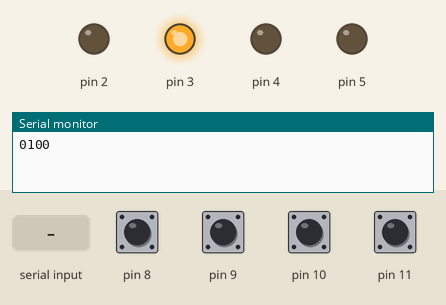
Simulated run of this sketch. Board: Arduino Uno, built with avr-gcc and run on an emulated ATmega328P. Parts: output pins drawn as LEDs (lit = HIGH), the last lines printed to the serial monitor. Inputs (shaded band) come from the test bench; at power-on: pin 8–11 HIGH. Random numbers use the default seed unless the sketch sets one.

Above: at 1.2 s.
1.3 s: byte 30 received over Serial
At 2.4 s:
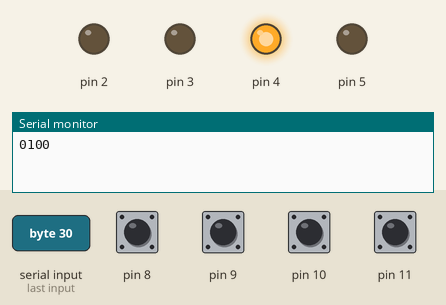
4.3 s: pin 8 pulled LOW for 1 s
7.3 s: pin 9 pulled LOW for 0.15 s
At 8.6 s:
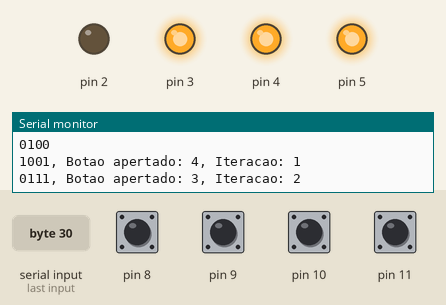
8.9 s: pin 10 pulled LOW for 0.15 s
At 14.7 s:
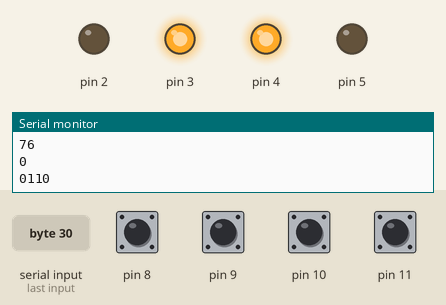
15.0 s: pin 11 pulled LOW for 0.15 s
At 15.9 s:
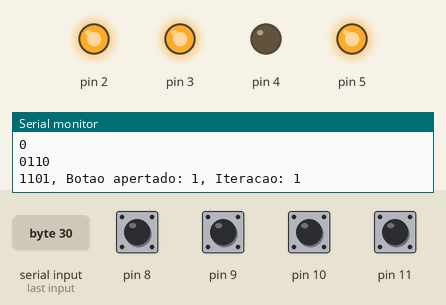
16.6 s: pin 9 pulled LOW for 1 s
At 18.4 s:
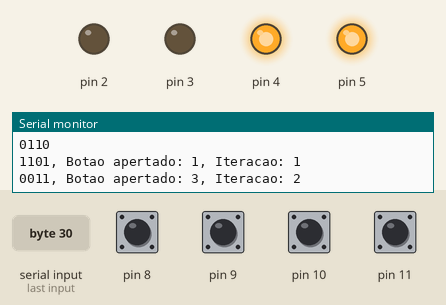
Timing chart, 0 to 19.9 s (numbered marks = the images above; inputs shaded):
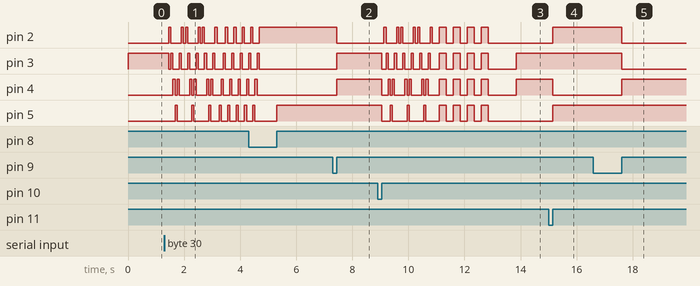

Measured:
- after the input at 1.3 s, pin 3: HIGH → LOW after 0.15 s, then moves between LOW and HIGH, repeating every 1.3 s
- after the input at 7.3 s, pin 2: HIGH → LOW after 0.15 s; pin 3, pin 4: LOW → HIGH after 0.15 s
- after the input at 8.9 s, pin 2: LOW → HIGH after 0.23 s, then repeats every 0.60 s: LOW 0.38 s, HIGH 0.08 s, LOW 0.08 s, HIGH 0.08 s; pin 5: goes LOW 0.30 s, 3 × (HIGH 0.08 s, LOW 0.53 s), 3 × (HIGH 0.25 s, LOW 0.25 s), HIGH 0.25 s, then LOW, starting after 0.15 s
- after the input at 15.0 s, pin 2, pin 5: LOW → HIGH after 0.15 s; pin 4: HIGH → LOW after 0.15 s
- after the input at 16.6 s, pin 2, pin 3: HIGH → LOW after 1.0 s; pin 4: LOW → HIGH after 1.0 s

The sketch:

jogoled_botao.ino
```cpp
  //vars
  bool leds[4]; //quantidade de LEDs
  char aperta; //variavel para mostrar o botao apertado
  char conta = 4; // Para entrar no while
  int iter; //quantidade de iterações
  char msec = 75; //delay das animações em ms
  //https://docs.arduino.cc/tutorials/generic/digital-input-pullup

  //limites de jogadas
  int max = 15; //Valor inclusivo (exemplo: max > 10 e não max == 10)

  void setup()
  {
    Serial.begin(9600); //debug
    randomSeed(analogRead(0));

    //pinos do LED
    pinMode(2, OUTPUT);
    pinMode(3, OUTPUT);
    pinMode(4, OUTPUT);
    pinMode(5, OUTPUT);

    //pinos de botão
    pinMode(8, INPUT_PULLUP);
    pinMode(9, INPUT_PULLUP);
    pinMode(10, INPUT_PULLUP);
    pinMode(11, INPUT_PULLUP);
  }

  void loop()
  {
    while(conta == 4) // Para não começar zerado
      inicia_leds();

    //reseta toda vez que completa
    iter = 0; //debug
    conta = 0; //contagem de leds apagados

    while (conta != 4) //jogo
    {
      delay(125); //debounce
      jogo(); //polling dos botões
      check_leds(); //conta os leds apagados
      test(); //teste serial
      PORTC = iter;

      if(iter > max)
        break; //se passar o máximo de jogadas, força saida
    }

    if(conta == 4) //se conseguir zerar os leds
    {
    Serial.println("Voce conseguiu!!!!!!");
    anim();
    }

    if(iter > max && conta != 4) //se não conseguir zerar os leds
    {
      for (int i = 0 ; i < 10 ; i++ )
      {
      PORTD = B00100000;
      PORTC = 0;
      delay(msec);
      PORTD = 0;
      PORTC = 255;
      delay(msec);
      }
      delay(1000);
    }

    inicia_leds();  //Reseta
  }

  void test(){
    if (Serial.available() > 0)
    {
      anim_1c();
      anim_2a();
      char lixo = Serial.read();
    }
  }

  void inicia_leds()
  {

    for (int i; i < 4; i++)
    {
      leds[i] = random(0, 2);
      digitalWrite(i + 2, leds[i]);
      Serial.print(leds[i]);
    }

    Serial.println();
    check_leds();

  }

  void jogo()
  {
    //aperta = random(8, 12);  //simula o botão


    for (int i = 0 ; i < 4 ; i++)
    {
      if (digitalRead(11 - i) == LOW) //"11-i" se ao contrario
      {
        aperta = i + 1;
        while (digitalRead(11 - i) == LOW) {}; //não continuar se ficar segurando
        //"11-i" se ao contrario
        troca(3 - i);
      }
    }

    /*if (digitalRead(8) == LOW)
      {
      while (digitalRead(8) == LOW) {}; //não continuar se ficar segurando
      troca(3);
      }

      if (digitalRead(9) == LOW)
      {
      while (digitalRead(9) == LOW) {}; //não continuar se ficar segurando
      troca(2);
      }

      if (digitalRead(10) == LOW)
      {
      while (digitalRead(10) == LOW) {}; //não continuar se ficar segurando
      troca(1);
      }

      if (digitalRead(11) == LOW)
      {
      while (digitalRead(11) == LOW) {}; //não continuar se ficar segurando
      troca(0);
      }*/
  }

  void troca(int x)
  {
    //LED adjacente lado esquerdo
    if (x - 1 < 0)
    {
      leds[3] = !leds[3];
    }
    else
    {
      leds[x - 1] = !leds[x - 1];
    }

    //LED botão
    leds[x] = !leds[x];

    //LED adjacente lado direito
    if (x + 1 > 3)
    {
      leds[0] = !leds[0];
    }
    else
    {
      leds[x + 1] = !leds[x + 1];
    }

    //Preencher LEDs
    for (int i = 0; i < 4; i++)
    {
      Serial.print(leds[i]);
      digitalWrite(i + 2, leds[i]);
    }

    //debug
    iter++;
    Serial.print(", Botao apertado: ");
    Serial.print(aperta,DEC);
    Serial.print(", Iteracao: ");
    Serial.print(iter);
    Serial.println();
  }

  void check_leds()
  {
    conta = 0;
    for (int i = 0; i < 4; i++) {
      if (leds[i] == false)
        conta++;
    }
  }

  void anim() {

    char chance = random(0, 100);  //simula o botão
    Serial.println(chance, DEC);

    if (chance > 0 && chance < 34)
      anim_1a();
    if (chance > 34 && chance < 67)
      anim_1b();
    if (chance > 67 && chance < 100)
      anim_1c();

    chance = random(0, 100);  //simula o botão
    Serial.println(chance, DEC);

    if (chance > 0 && chance < 34)
      anim_2a();
    if (chance > 34 && chance < 67)
      anim_2b();
    if (chance > 67 && chance < 100)
      anim_2c();

    for (int i = 0 ; i < 4 ; i++)
    {
      PORTD = 0;
      delay(250);
      PORTD = 255;
      delay(250);
    }

    PORTD = 0;
    delay(1000);
  }

  void anim_1a() {
    for (int i = 0 ; i < 5 ; i++)
    {
      delay(msec);
      PORTD = B00000100; //hack
      for (int j = 0 ; j < 3 ; j++)
      {
        delay(msec);
        PORTD = PORTD << 1; //mais hack
      }
    }
  }

  void anim_1b() {
    for (int i = 0 ; i < 5 ; i++)
    {
      delay(msec);
      PORTD = B00000100;
      delay(msec);
      PORTD = B00010000;
      delay(msec);
      PORTD = B00001000;
      delay(msec);
      PORTD = B00100000;
    }
  }

  void anim_1c() {
    for (int i = 0 ; i < 3 ; i++)
    {
      delay(msec);
      PORTD = B00000100;
      delay(msec);
      PORTD = PORTD << 1;
      delay(msec);
      PORTD = PORTD << 1;
      delay(msec);
      PORTD = PORTD << 1;
      delay(msec);
      PORTD = PORTD >> 1;
      delay(msec);
      PORTD = PORTD >> 1;
      delay(msec);
      PORTD = PORTD >> 1;
      delay(msec);
      PORTD = PORTD >> 1;
    }
  }

  void anim_2a() {
    for (int i = 0 ; i < 5 ; i++)
    {
      delay(msec);
      PORTD = B00100000; //hack
      for (int j = 0 ; j < 3 ; j++)
      {
        delay(msec);
        PORTD = PORTD >> 1; //mais hack
      }
    }
  }

  void anim_2b() {
    for (int i = 0 ; i < 5 ; i++)
    {
      delay(msec);
      PORTD = B00100000;
      delay(msec);
      PORTD = B00001000;
      delay(msec);
      PORTD = B00010000;
      delay(msec);
      PORTD = B00000100;
    }
  }

  void anim_2c() {
    for (int i = 0 ; i < 3 ; i++)
    {
      delay(msec);
      PORTD = B00100000;
      delay(msec);
      PORTD = PORTD >> 1;
      delay(msec);
      PORTD = PORTD >> 1;
      delay(msec);
      PORTD = PORTD >> 1;
      delay(msec);
      PORTD = PORTD << 1;
      delay(msec);
      PORTD = PORTD << 1;
      delay(msec);
      PORTD = PORTD << 1;
      delay(msec);
      PORTD = PORTD << 1;
    }
  }
```
